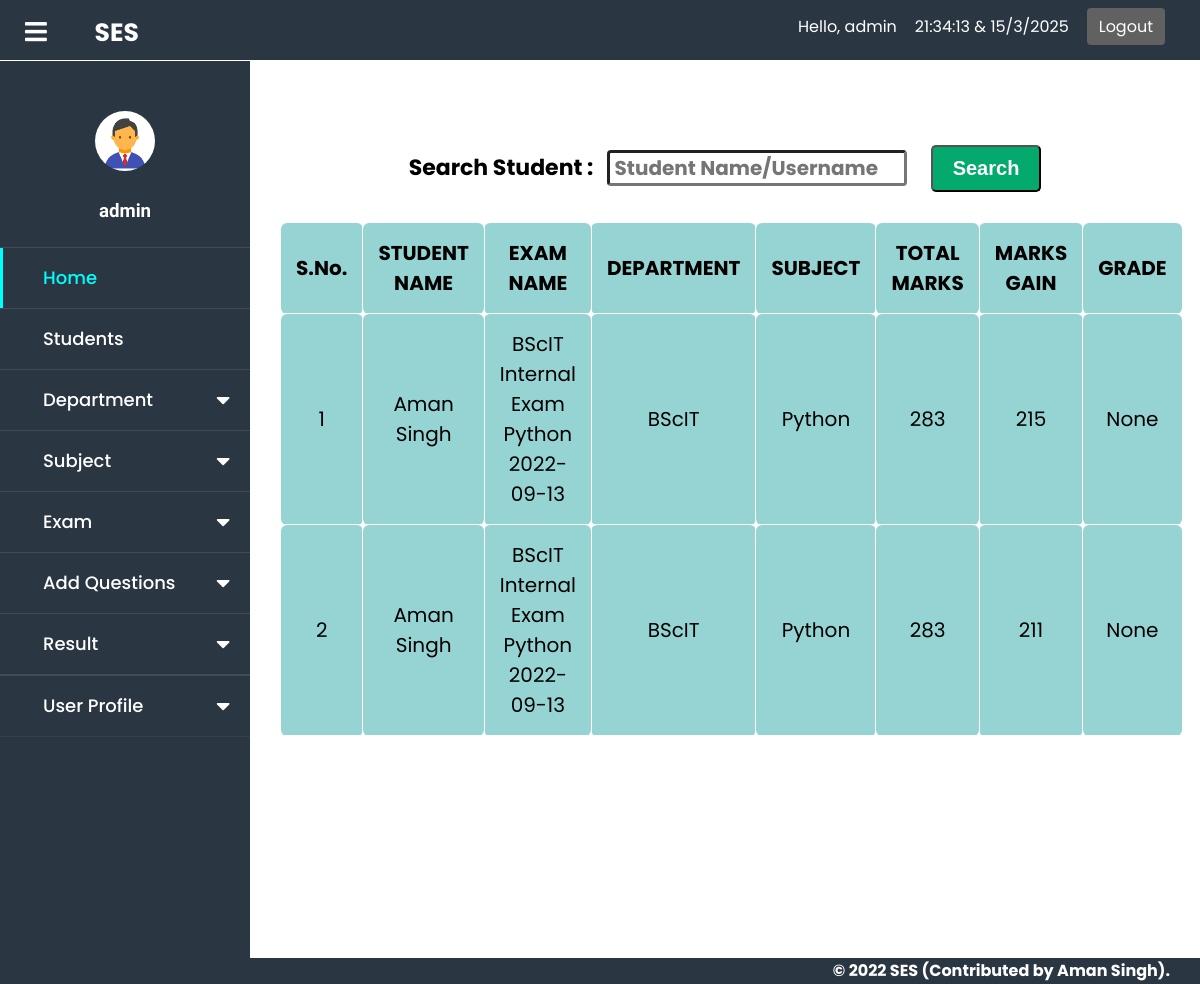
Before: /faculty/viewresult/ (signed in) with the older database file.
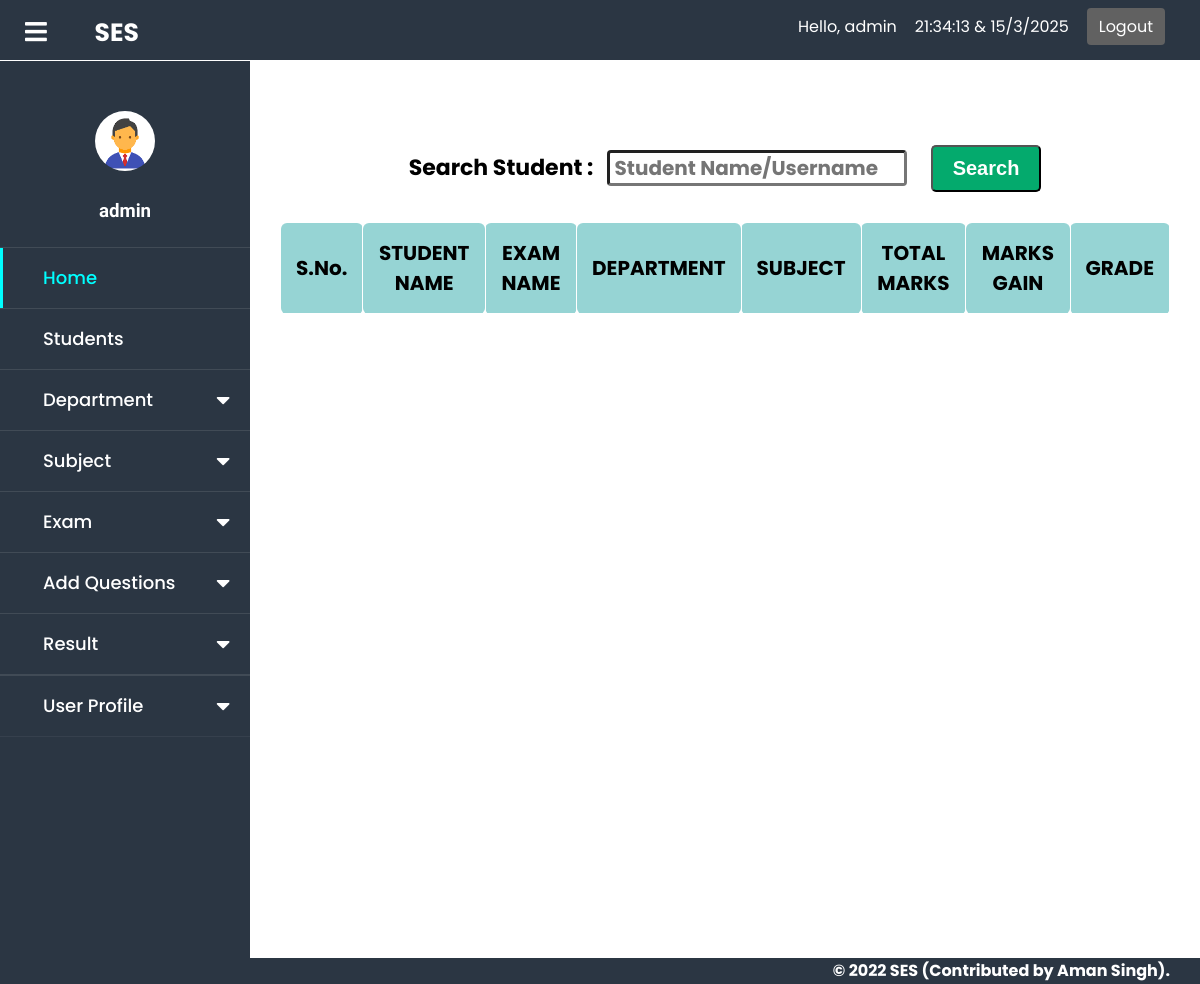
After: the same page with the newer database file.
### exam/models.py (models this page shows, shortened)
class Result(models.Model):
    code = models.IntegerField(blank=True)
    student = models.CharField(max_length=100, blank=True)
    examname = models.CharField(max_length=100, blank=True)
    deptname = models.CharField(max_length=50, blank=True)
    subjname = models.CharField(max_length=50, blank=True)
    totalmarks = models.IntegerField(blank=True)
    marksgain = models.IntegerField(blank=True)
    grade = models.CharField(max_length=50, blank=True, null=True)
    class Meta:
        verbose_name_plural = 'Result'

### faculty/views.py (the view)
# urls.py: path('viewresult/', views.searchresult, name="viewresult"),
@login_required(login_url='login')
def searchresult(request):
    if request.method == 'GET':
        result = Result.objects.all()
        context = {
            'username': request.user,
            'result': result,
        }
        return render(request, 'exam/searchresult.html', context)

### templates/exam/searchresult.html (shortened to what this page needs)
{% extends 'faculty/base.html' %}
{% load static %}
{% block body %}
<div class="search"> <br><br>
    <form action="" method="post">
        <label for="search"> Search Student : &nbsp;</label>
        <input class="textfield" type="text" name="search" placeholder=" Student Name/Username" required>
        <input class="button" type="submit" value="Search">
    </form>
</div>
<div class="result">
    <center>
        <table>
            <tr>
                <th>S.No.</th>
                <th>STUDENT NAME</th>
                <th>EXAM NAME</th>
                <th>DEPARTMENT</th>
                <th>SUBJECT</th>
                <th>TOTAL MARKS</th>
                <th>MARKS GAIN</th>
                <th>GRADE</th>
            </tr>
            {% for r in result %}
            <tr>
                <td>{{r.id}}</td>
                <td>{{r.student}}</td>
                <td>{{r.examname}}</td>
                <td>{{r.deptname}}</td>
                <td>{{r.subjname}}</td>
                <td>{{r.totalmarks}}</td>
                <td>{{r.marksgain}}</td>
                <td>{{r.grade}}</td>
            </tr>
            {% endfor %}
        </table>
    </center>
</div>
{% endblock %}

Changed rows visible on the page:
removed Result: id "1", student "Aman Singh", examname "BScIT Internal Exam Python 2022-09-13", deptname "BScIT", subjname "Python", totalmarks "283", marksgain "215", grade "None"
removed Result: id "2", student "Aman Singh", examname "BScIT Internal Exam Python 2022-09-13", deptname "BScIT", subjname "Python", totalmarks "283", marksgain "211", grade "None"
